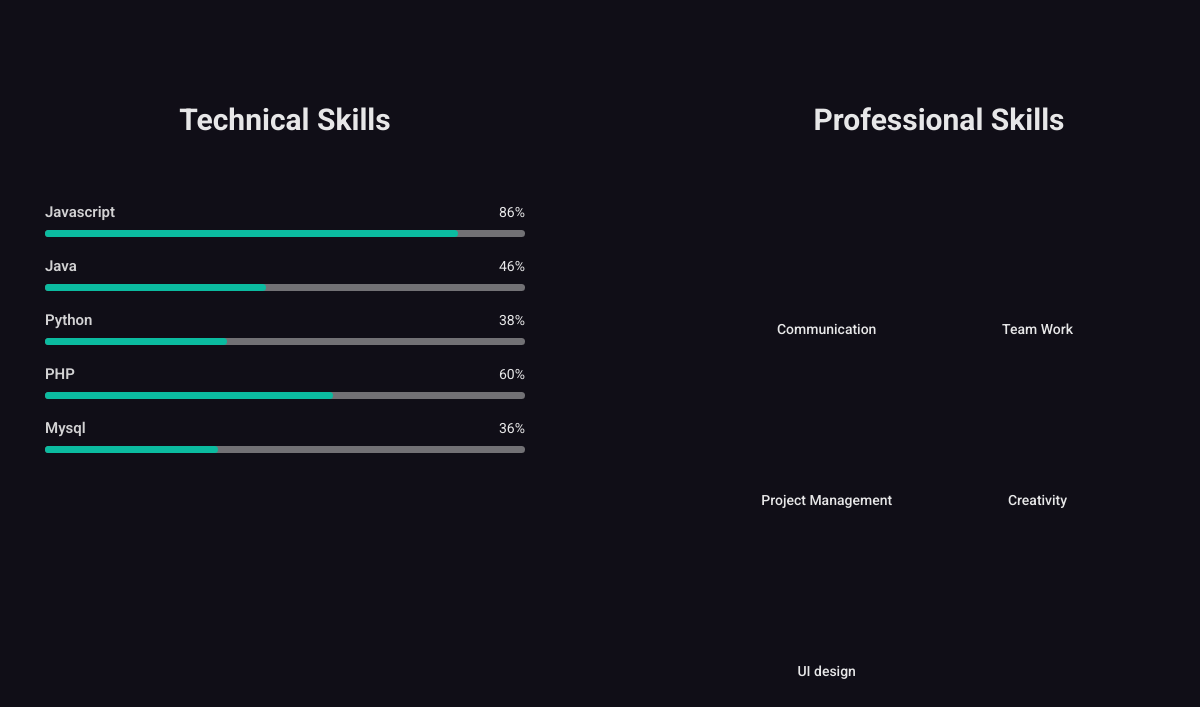
The page /skills.php on the database its author committed.
### tables this page shows
CREATE TABLE `technical_skills` (
  `id` int(11) NOT NULL,
  `skill_name` varchar(50) NOT NULL,
  `proficiency` int(11) NOT NULL
);

CREATE TABLE `professional_skills` (
  `id` int(11) NOT NULL,
  `skill_name` varchar(50) NOT NULL,
  `proficiency` int(11) NOT NULL
);

### skills.php (the view, shortened to what this page needs)
<?php
    include 'header.php';
    include('config.php');
    $techSkillsQuery = "SELECT * FROM technical_skills";
    $techSkillsResult = $conn->query($techSkillsQuery);
    $profSkillsQuery = "SELECT * FROM professional_skills";
    $profSkillsResult = $conn->query($profSkillsQuery);
?>
<section class="mh-skills" id="mh-skills">
    <div class="home-v-img">
        <div class="container">
            <div class="row section-separator">
                <div class="col-sm-12 col-md-6">
                    <div class="mh-skills-inner">
                        <div class="mh-professional-skill wow fadeInUp" data-wow-duration="0.8s" data-wow-delay="0.3s">
                            <h3>Technical Skills</h3>
                            <div class="each-skills">
                                <?php if ($techSkillsResult->num_rows > 0): ?>
                                    <?php while ($skill = $techSkillsResult->fetch_assoc()): ?>
                                        <div class="candidatos">
                                            <div class="parcial">
                                                <div class="info">
                                                    <div class="nome"><?php echo $skill['skill_name']; ?></div>
                                                    <div class="percentagem-num"><?php echo $skill['proficiency']; ?>%</div>
                                                </div>
                                                <div class="progressBar">
                                                    <div class="percentagem" style="width: <?php echo $skill['proficiency']; ?>%;"></div>
                                                </div>
                                            </div>
                                        </div>
                                    <?php endwhile; ?>
                                <?php else: ?>
                                    <p>No technical skills available.</p>
                                <?php endif; ?>
                            </div>
                        </div>
                    </div>
                </div>
                <div class="col-sm-12 col-md-6">
                    <div class="mh-professional-skills wow fadeInUp" data-wow-duration="0.8s" data-wow-delay="0.5s">
                        <h3>Professional Skills</h3>
                        <ul class="mh-professional-progress">
                            <?php if ($profSkillsResult->num_rows > 0): ?>
                                <?php while ($skill = $profSkillsResult->fetch_assoc()): ?>
                                    <li>
                                        <div class="mh-progress mh-progress-circle" data-progress="<?php echo $skill['proficiency']; ?>"></div>
                                        <div class="pr-skill-name"><?php echo $skill['skill_name']; ?></div>
                                    </li>
                                <?php endwhile; ?>
                            <?php else: ?>
                                <p>No professional skills available.</p>
                            <?php endif; ?>
                        </ul>
                    </div>
                </div>
            </div>
        </div>
    </div>
</section>

### assets/css/responsive.css (style rules this page uses)
* { -webkit-font-smoothing: antialiased; -moz-osx-font-smoothing: grayscale; }

### assets/css/colors/blue.css (style rules this page uses)
.candidatos .parcial .percentagem { background: #a97afd; }

### assets/css/colors/green.css (style rules this page uses)
.candidatos .parcial .percentagem { background: #4CAF50; }

### assets/css/colors/blue-munsell.css (style rules this page uses)
.candidatos .parcial .percentagem { background: #2196F3; }

### assets/css/colors/orange.css (style rules this page uses)
.candidatos .parcial .percentagem { background: #ffa500; }

### assets/css/colors/purple.css (style rules this page uses)
.candidatos .parcial .percentagem { background: #E91E63; }

### assets/css/colors/slate.css (style rules this page uses)
.candidatos .parcial .percentagem { background: #f6c; }

### assets/css/colors/yellow.css (style rules this page uses)
.candidatos .parcial .percentagem { background: #188c91; }

### rows shown on the page
technical_skills: skill_name "Javascript", proficiency "86"
technical_skills: skill_name "Java", proficiency "46"
technical_skills: skill_name "Python", proficiency "38"
technical_skills: skill_name "PHP", proficiency "60"
technical_skills: skill_name "Mysql", proficiency "36"
professional_skills: skill_name "Communication"
professional_skills: skill_name "Team Work"
professional_skills: skill_name "Project Management"
professional_skills: skill_name "Creativity"
professional_skills: skill_name "UI design"
